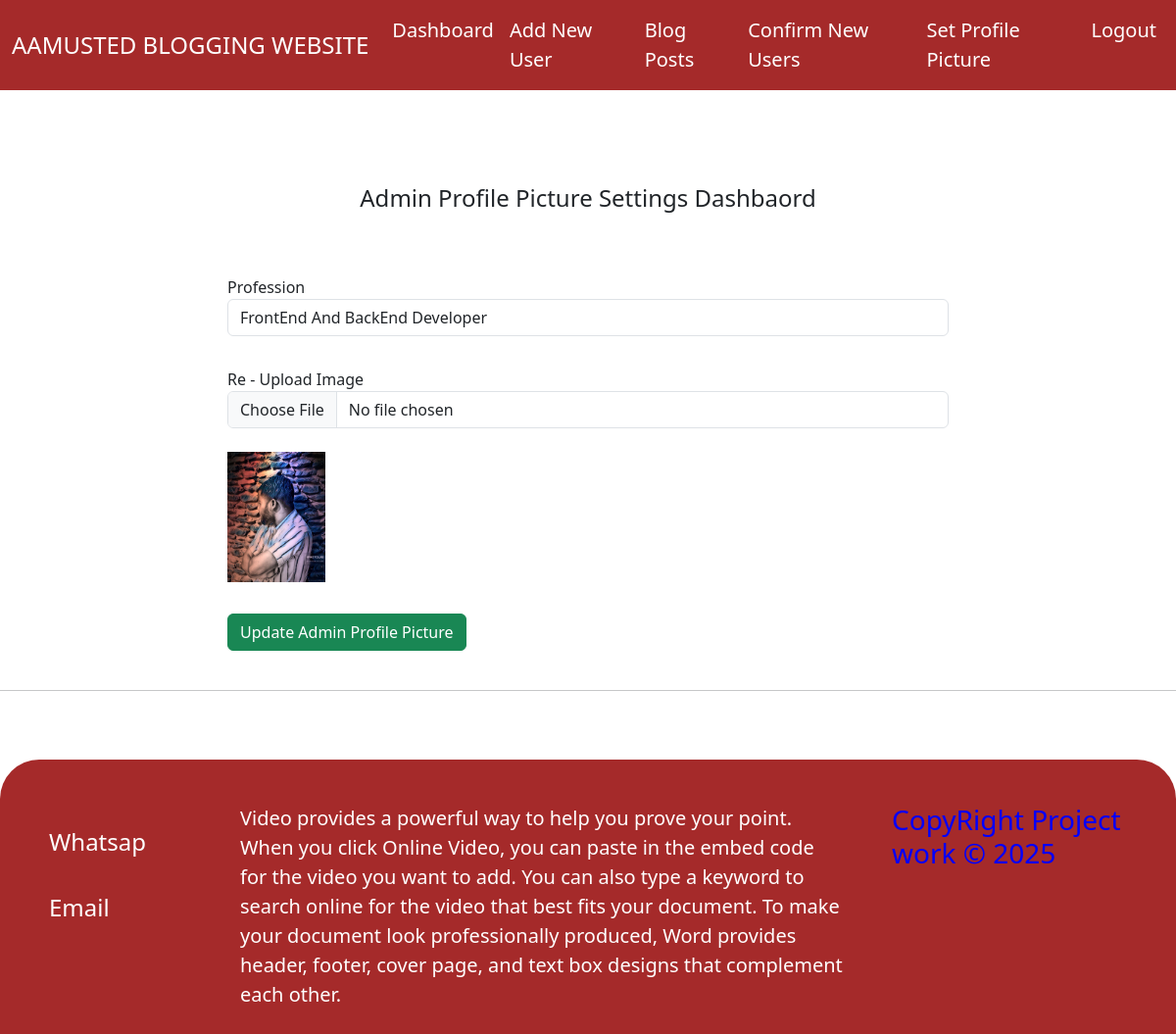
Page /admin/super_update_admin_profile.php?update_id=3 on the committed database.
### tables this page shows
CREATE TABLE `admin_profile_photo` (
  `admin_profile_id` int(11) NOT NULL,
  `admin_id` int(11) NOT NULL,
  `email` varchar(255) NOT NULL,
  `profession` varchar(255) NOT NULL,
  `image` varchar(255) NOT NULL,
  `date` datetime NOT NULL
);

### admin/super_update_admin_profile.php (the view, shortened to what this page needs)
<?php
 $id = $_GET['update_id'];
?>
<!DOCTYPE html>
<html lang="en">
<head>
     <link href="https://cdn.jsdelivr.net/npm/bootstrap@5.0.2/dist/css/bootstrap.min.css" rel="stylesheet" >
     <link rel="stylesheet" href="//maxcdn.bootstrapcdn.com/font-awesome/4.3.0/css/font-awesome.min.css">
    <link rel="stylesheet" href="https://cdnjs.cloudflare.com/ajax/libs/font-awesome/6.1.1/css/all.min.css" />
    <link rel="stylesheet" href="assets/css/bootstrap.min.css">
    <link rel="stylesheet" href="..\includes/header.css">
</head>
<body>
<?php
      include"..\includes/super_admin_header.php";
?><br><br>
<?php
      $sql = "SELECT * FROM `admin_profile_photo` WHERE admin_profile_id = $id ";
      $query = mysqli_query($conn,$sql);
      $row = mysqli_fetch_assoc($query);
?><br><br>
<div class="container">
        <div class="row">
            <div class="col-md-2"></div>
            <div class="col-md-8 " >
                <div class="card-header">
                    <h4 class="text-center">Admin Profile Picture Settings Dashbaord</h4>
                </div>
                <div class="card-body">
                            <form action="" method="post" enctype="multipart/form-data">
                                <br>
                                <br>
                                <div class="form-group mb-2">
                                    <label for="">Profession</label>
                                    <input type="text" name="profession" class="form-control" placeholder="Enter Your Profession" value="<?php echo $row['profession']?>"  Required>
                                </div><br>
                                <div class="form-group mb-2">
                                    <label for="">Re - Upload Image</label>
                                    <input type="file" class="form-control" name="image"><br>
                                    <img src="..\img/<?php echo $row['image']?>" alt="" style="width:100px">
                                </div><br>
                                <button type="submit" name="update-admin-pic" class="btn btn-success">Update Admin Profile Picture</button>
                            </form>
                        </div>
            </div>
            <div class="col-md-2"></div>
        </div>
      </div><br><hr>
      <?php
      include"..\includes/footer.php";
      ?>
</body>
</html>

### includes/super_admin_header.php (style rules this page uses)
* { margin: 0; padding: 0; box-sizing: border-box; }

### includes/footer.php (style rules this page uses)
* { margin: 0; padding: 0; box-sizing: border-box; }

### admin/super_update_admin_profile.php (style rules this page uses)
body { overflow: scroll; }

### rows in the picture
admin_profile_photo: profession "FrontEnd And BackEnd Developer", image (picture)
